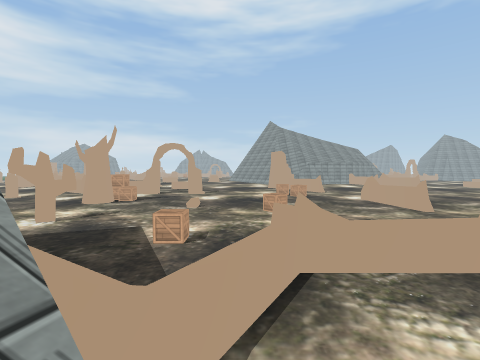
[1] (above)

16 first-person views from a walk through a 3-D level made in the Unity game engine. The camera is 1.3 m above the floor, tilts 2° down and sees 85° across. The floor is counted in squares, 2 m on a side. Each view is taken from the middle of a square. On the plan, view 1 faces up. The plan holds only what a view shows up to about 9 squares ahead; the rest is blank. The place goes on beyond the plan. Some surface patterns are stand-ins.

[2]
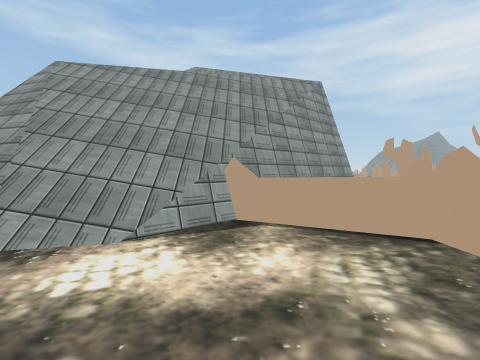

[3]
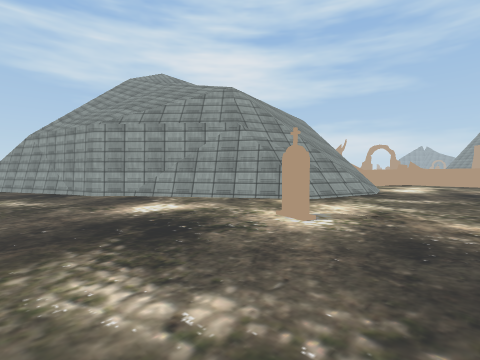

[4]
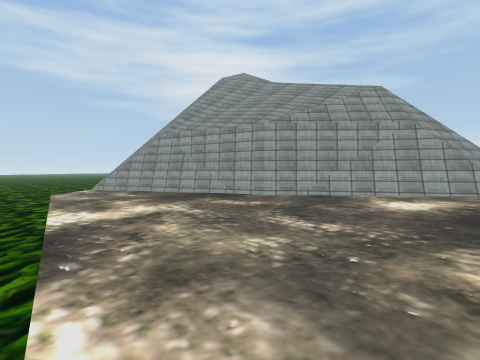

[5]
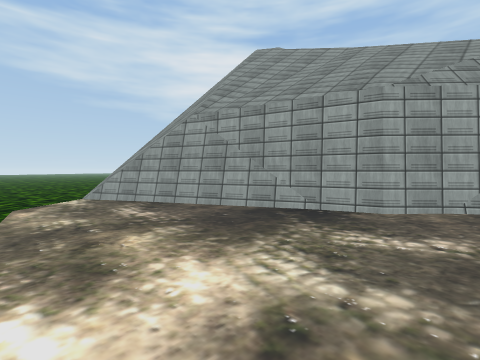

[6]
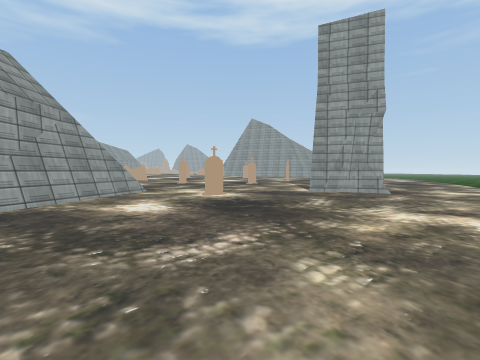

[7]
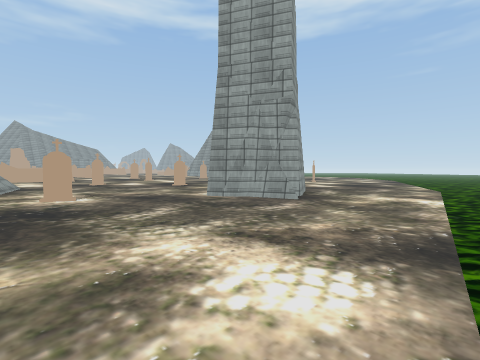

[8]
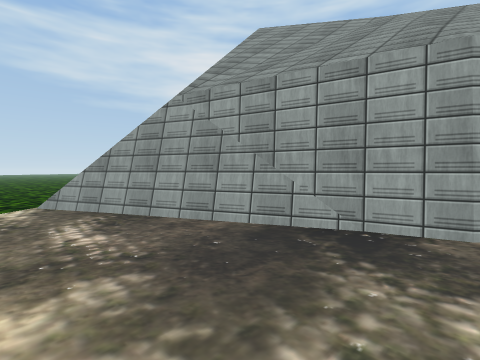

[9]
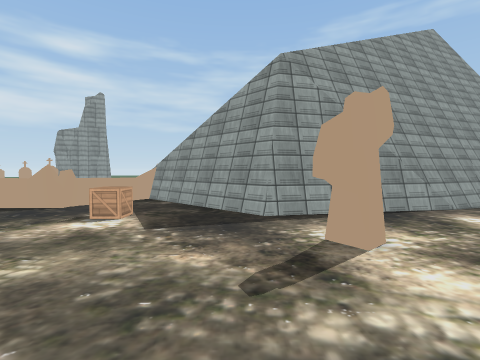

[10]
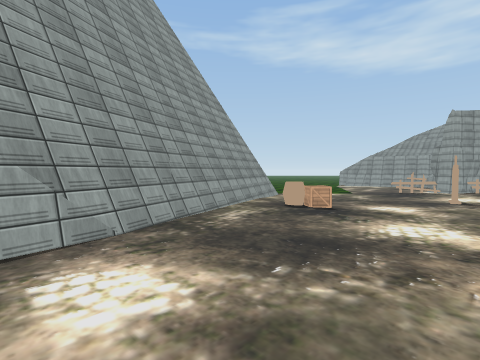

[11]
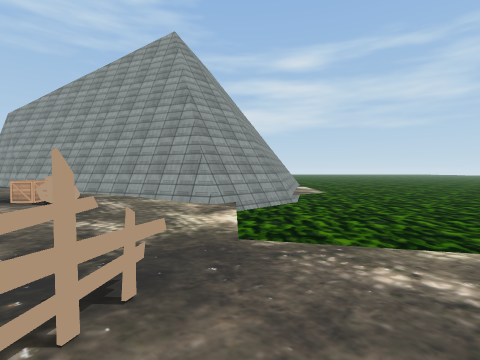

[12]
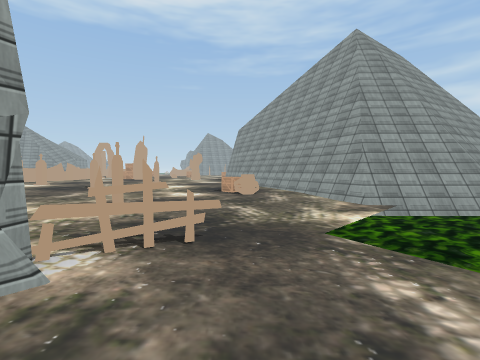

[13]
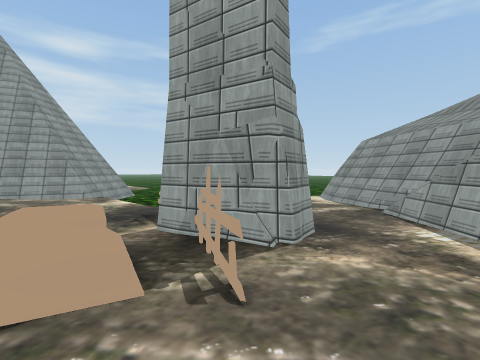

[14]
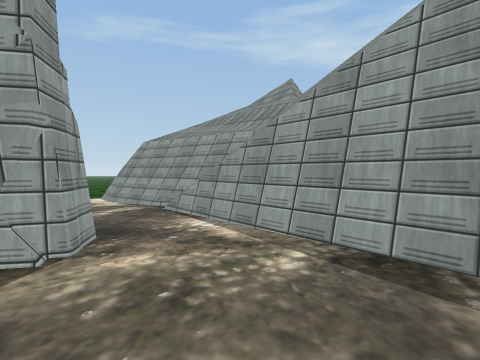

[15]
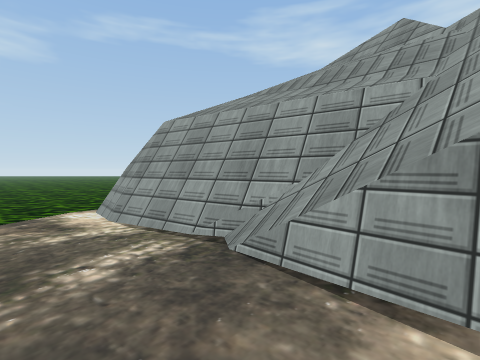

[16]
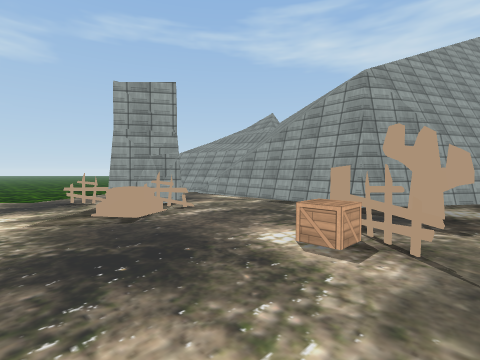

### Floor plan
Key: @ floor where view 1 was taken; # wall or solid block; x gap in a wall; . main floor; : floor 0.25 m higher than the main floor; + floor 0.5 m higher than the main floor; / step, stairs or slope; = window, fence, low wall or low ledge; ≈ liquid the walk keeps out of; ^ raised ledge; v drop or lower ground; B box; O other object.
Columns run from 24 left of view 1 to 12 right of it. Each row starts with its distance up from view 1.
 11  #++O+++++
 10 vv##OO#B++   ++
  9  //#^=++++  :++  ++ B+++++++#+
  8   ///++++  :::#  +++++++++++#^++
  7   //:++/:::::     +++++++B+++#++
  6  ///::=O:::::::+++++O++++++++++
  5 ////::##::#::::+++++++++++
  4 ////:::#....:::++++++++B++
  3 ///#:......./O::+###v#x x^^#
  2 ///#....≈....::###v///v#=+++
  1   /#...≈≈≈..####vv/  ///++++
  0    #.≈≈≈≈≈≈## vv/    ///@::#
 -1     ≈≈≈≈≈≈≈# vv/     /////::
 -2    ≈≈≈≈≈≈≈≈#vvv      ///#::::
 -3    ≈≈≈≈≈≈≈≈#vvv///////v##:::::
 -4   ≈≈≈≈≈≈≈≈≈vvvv//////v#:::::::
 -5   ≈≈≈≈≈≈vvv   v//////#:::#::..
 -6    ≈≈ ≈≈vv    v/////#.......####
 -7     ≈  ≈≈     ///#...........##...
 -8        ≈≈≈≈≈≈ /#...................
 -9          ≈≈≈≈≈≈....................
-10             ≈≈≈≈≈≈..............≈≈≈≈≈
-11               ≈≈≈≈≈≈≈≈≈≈..≈≈≈≈≈≈≈≈≈

Where each view was taken, in squares from view 1:
view 1: 0 up, 0 right, facing up
view 2: 1 up, 3 right, facing left
view 3: 8 down, 3 right, facing up-left
view 4: 11 down, 0 right, facing up-left
view 5: 10 down, 3 left, facing up-left
view 6: 10 down, 3 left, facing up-right
view 7: 11 down, 0 right, facing up-right
view 8: 9 down, 4 left, facing up-left
view 9: 8 up, 3 left, facing down
view 10: 6 up, 6 left, facing down-left
view 11: 4 up, 18 left, facing down-right
view 12: 3 up, 19 left, facing right
view 13: 8 up, 18 left, facing down
view 14: 8 up, 18 left, facing down-left
view 15: 5 up, 19 left, facing down-left
view 16: 11 up, 15 left, facing down-left
